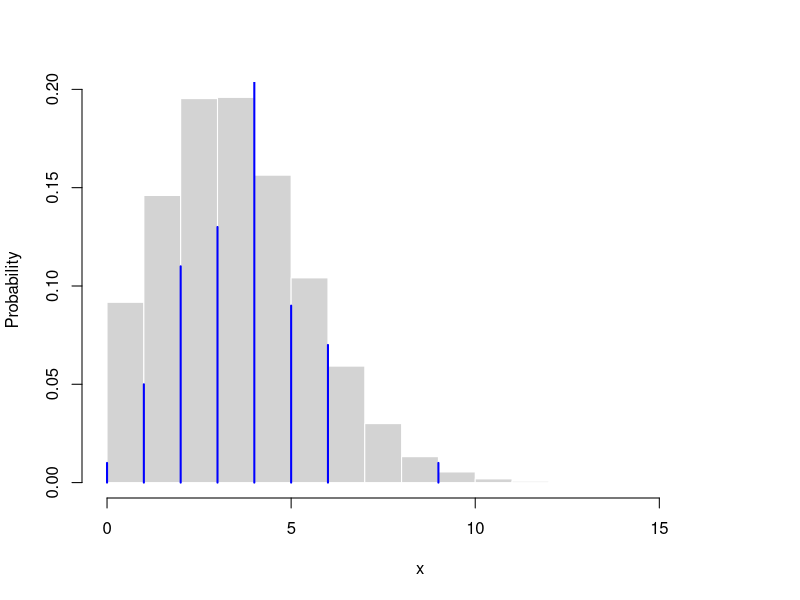

The R script that drew this image:
N <- 100 # number of observations?
a <- 6 # alpha

#rG <- function(num) rgamma(num,3,3)
#rG <- function(num) rbeta(num,2,3)
#rG <- function(num) rnorm(num,0,1)
rG <- function(num) rpois(num,4)


x <- rep(0,N)
x[1] <- rG(1)

for (i in 2:N) {
  nx <- table(x[1:(i-1)])
  x[i] <- as.numeric(sample(c(rG(1),names(nx)),1,prob=c(a/(a+N-1),nx/(a+N-1))))
  cat("\r Progress: ",i,"/",N)
}

# Plot Results
opar <- par()
hist(rG(1e6),freq=F,add=F,col="lightgrey",border="white",xlab="x",
     ylab="Probability",main="")
lines(table(x) / sum(table(x)) ,col="blue")

